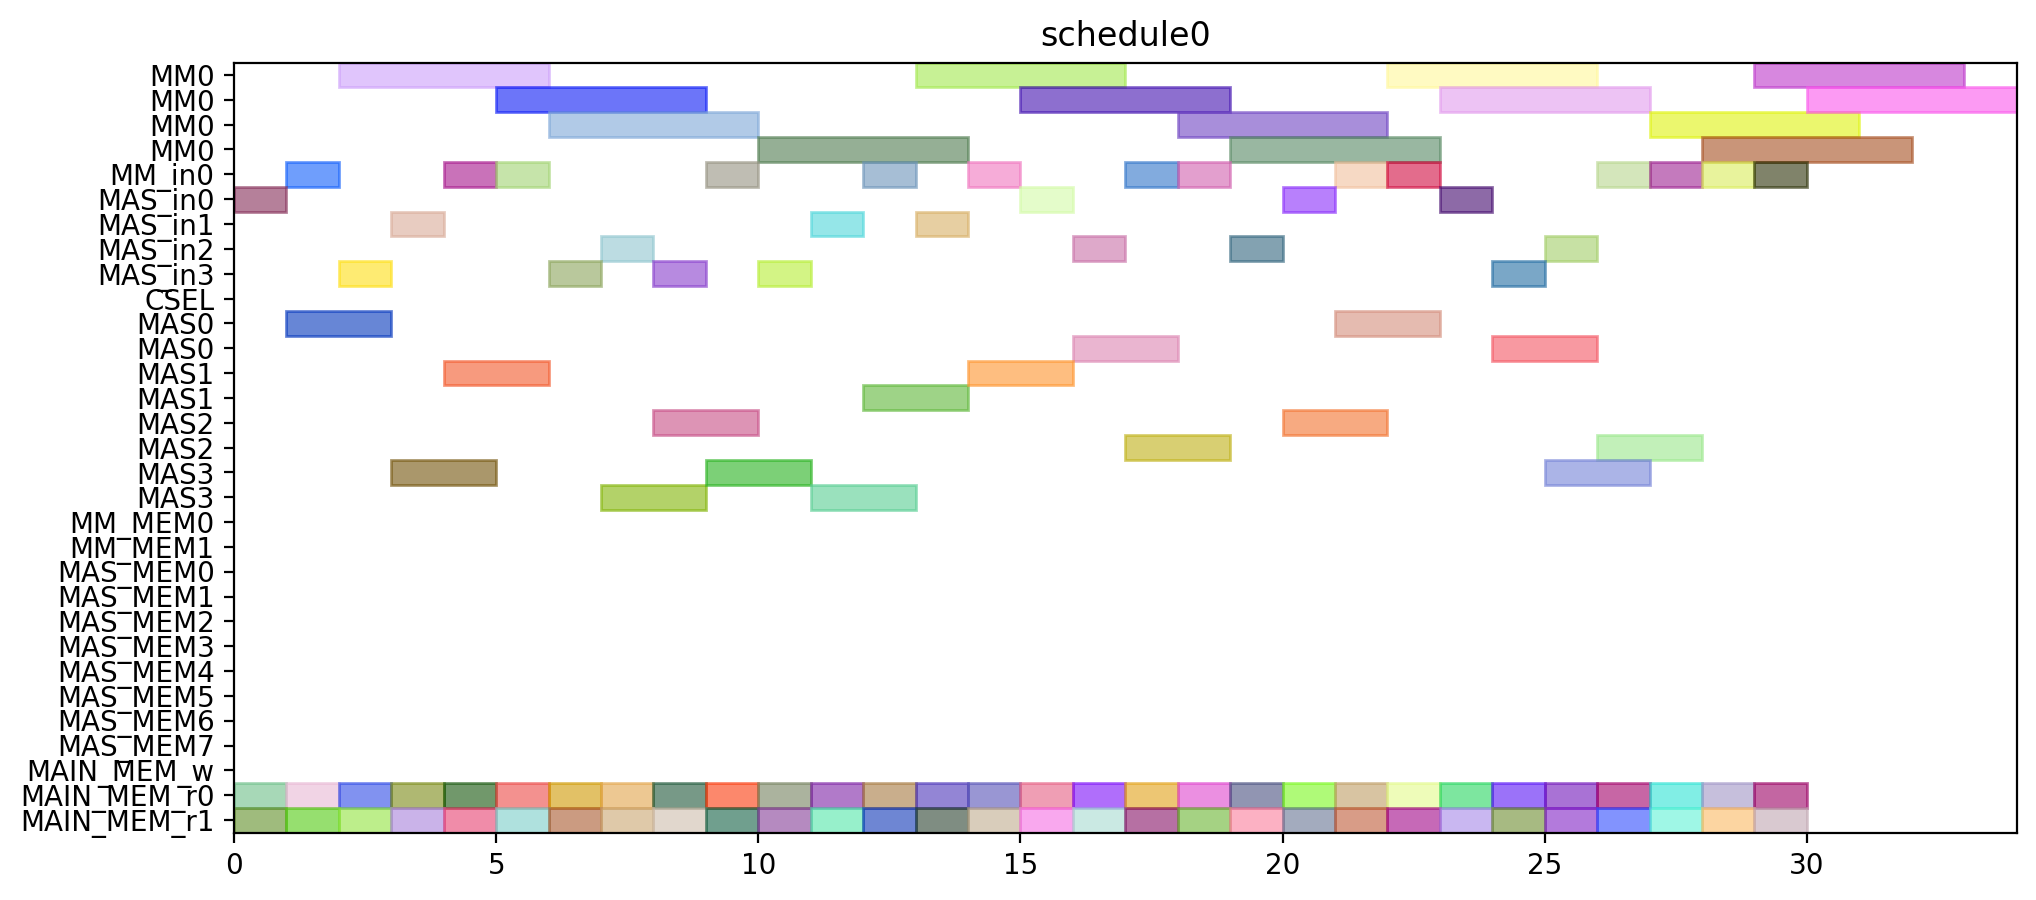

This figure's Python source:
from pyschedule import Scenario, solvers, plotters, alt


def solve():
	horizon = 120
	S = Scenario("schedule0", horizon=horizon)

	# resource
	MM = S.Resources('MM', num=1, size=4)
	MM_in = S.Resources('MM_in', num=1)
	MAS_in = S.Resources('MAS_in', num=4)
	CSEL = S.Resource('CSEL')
	MAS = S.Resources('MAS', num=4, size=2, periods=range(1, horizon))
	MM_MEM = S.Resources('MM_MEM', num=2)
	MAS_MEM = S.Resources('MAS_MEM', num=8)
	MAIN_MEM_w = S.Resource('MAIN_MEM_w', size=1)
	MAIN_MEM_r = S.Resources('MAIN_MEM_r', num=2)

	# result of previous scheduling

	# new tasks
	r1_t0 = S.Task('r1_t0', length=4, delay_cost=1)
	r1_t0 += alt(MM)
	r1_t0_in = S.Task('r1_t0_in', length=1, delay_cost=1)
	r1_t0_in += alt(MM_in)
	S += r1_t0_in*MM_in[0]<=r1_t0*MM[0]
	r1_t0_mem0 = S.Task('r1_t0_mem0', length=1, delay_cost=1)
	r1_t0_mem0 += MAIN_MEM_r[0]
	S += r1_t0_mem0 <= r1_t0

	r1_t0_mem1 = S.Task('r1_t0_mem1', length=1, delay_cost=1)
	r1_t0_mem1 += MAIN_MEM_r[1]
	S += r1_t0_mem1 <= r1_t0

	r1_t1 = S.Task('r1_t1', length=4, delay_cost=1)
	r1_t1 += alt(MM)
	r1_t1_in = S.Task('r1_t1_in', length=1, delay_cost=1)
	r1_t1_in += alt(MM_in)
	S += r1_t1_in*MM_in[0]<=r1_t1*MM[0]
	r1_t1_mem0 = S.Task('r1_t1_mem0', length=1, delay_cost=1)
	r1_t1_mem0 += MAIN_MEM_r[0]
	S += r1_t1_mem0 <= r1_t1

	r1_t1_mem1 = S.Task('r1_t1_mem1', length=1, delay_cost=1)
	r1_t1_mem1 += MAIN_MEM_r[1]
	S += r1_t1_mem1 <= r1_t1

	r1_t2 = S.Task('r1_t2', length=2, delay_cost=1)
	r1_t2 += alt(MAS)
	r1_t2_in = S.Task('r1_t2_in', length=1, delay_cost=1)
	r1_t2_in += alt(MAS_in)
	S += r1_t2_in*MAS_in[0]<=r1_t2*MAS[0]

	S += r1_t2_in*MAS_in[1]<=r1_t2*MAS[1]

	S += r1_t2_in*MAS_in[2]<=r1_t2*MAS[2]

	S += r1_t2_in*MAS_in[3]<=r1_t2*MAS[3]

	r1_t2_mem0 = S.Task('r1_t2_mem0', length=1, delay_cost=1)
	r1_t2_mem0 += MAIN_MEM_r[0]
	S += r1_t2_mem0 <= r1_t2

	r1_t2_mem1 = S.Task('r1_t2_mem1', length=1, delay_cost=1)
	r1_t2_mem1 += MAIN_MEM_r[1]
	S += r1_t2_mem1 <= r1_t2

	r1_t3 = S.Task('r1_t3', length=2, delay_cost=1)
	r1_t3 += alt(MAS)
	r1_t3_in = S.Task('r1_t3_in', length=1, delay_cost=1)
	r1_t3_in += alt(MAS_in)
	S += r1_t3_in*MAS_in[0]<=r1_t3*MAS[0]

	S += r1_t3_in*MAS_in[1]<=r1_t3*MAS[1]

	S += r1_t3_in*MAS_in[2]<=r1_t3*MAS[2]

	S += r1_t3_in*MAS_in[3]<=r1_t3*MAS[3]

	r1_t3_mem0 = S.Task('r1_t3_mem0', length=1, delay_cost=1)
	r1_t3_mem0 += MAIN_MEM_r[0]
	S += r1_t3_mem0 <= r1_t3

	r1_t3_mem1 = S.Task('r1_t3_mem1', length=1, delay_cost=1)
	r1_t3_mem1 += MAIN_MEM_r[1]
	S += r1_t3_mem1 <= r1_t3

	r3_t0 = S.Task('r3_t0', length=4, delay_cost=1)
	r3_t0 += alt(MM)
	r3_t0_in = S.Task('r3_t0_in', length=1, delay_cost=1)
	r3_t0_in += alt(MM_in)
	S += r3_t0_in*MM_in[0]<=r3_t0*MM[0]
	r3_t0_mem0 = S.Task('r3_t0_mem0', length=1, delay_cost=1)
	r3_t0_mem0 += MAIN_MEM_r[0]
	S += r3_t0_mem0 <= r3_t0

	r3_t0_mem1 = S.Task('r3_t0_mem1', length=1, delay_cost=1)
	r3_t0_mem1 += MAIN_MEM_r[1]
	S += r3_t0_mem1 <= r3_t0

	r3_t1 = S.Task('r3_t1', length=4, delay_cost=1)
	r3_t1 += alt(MM)
	r3_t1_in = S.Task('r3_t1_in', length=1, delay_cost=1)
	r3_t1_in += alt(MM_in)
	S += r3_t1_in*MM_in[0]<=r3_t1*MM[0]
	r3_t1_mem0 = S.Task('r3_t1_mem0', length=1, delay_cost=1)
	r3_t1_mem0 += MAIN_MEM_r[0]
	S += r3_t1_mem0 <= r3_t1

	r3_t1_mem1 = S.Task('r3_t1_mem1', length=1, delay_cost=1)
	r3_t1_mem1 += MAIN_MEM_r[1]
	S += r3_t1_mem1 <= r3_t1

	r3_t2 = S.Task('r3_t2', length=2, delay_cost=1)
	r3_t2 += alt(MAS)
	r3_t2_in = S.Task('r3_t2_in', length=1, delay_cost=1)
	r3_t2_in += alt(MAS_in)
	S += r3_t2_in*MAS_in[0]<=r3_t2*MAS[0]

	S += r3_t2_in*MAS_in[1]<=r3_t2*MAS[1]

	S += r3_t2_in*MAS_in[2]<=r3_t2*MAS[2]

	S += r3_t2_in*MAS_in[3]<=r3_t2*MAS[3]

	r3_t2_mem0 = S.Task('r3_t2_mem0', length=1, delay_cost=1)
	r3_t2_mem0 += MAIN_MEM_r[0]
	S += r3_t2_mem0 <= r3_t2

	r3_t2_mem1 = S.Task('r3_t2_mem1', length=1, delay_cost=1)
	r3_t2_mem1 += MAIN_MEM_r[1]
	S += r3_t2_mem1 <= r3_t2

	r3_t3 = S.Task('r3_t3', length=2, delay_cost=1)
	r3_t3 += alt(MAS)
	r3_t3_in = S.Task('r3_t3_in', length=1, delay_cost=1)
	r3_t3_in += alt(MAS_in)
	S += r3_t3_in*MAS_in[0]<=r3_t3*MAS[0]

	S += r3_t3_in*MAS_in[1]<=r3_t3*MAS[1]

	S += r3_t3_in*MAS_in[2]<=r3_t3*MAS[2]

	S += r3_t3_in*MAS_in[3]<=r3_t3*MAS[3]

	r3_t3_mem0 = S.Task('r3_t3_mem0', length=1, delay_cost=1)
	r3_t3_mem0 += MAIN_MEM_r[0]
	S += r3_t3_mem0 <= r3_t3

	r3_t3_mem1 = S.Task('r3_t3_mem1', length=1, delay_cost=1)
	r3_t3_mem1 += MAIN_MEM_r[1]
	S += r3_t3_mem1 <= r3_t3

	r4_t0 = S.Task('r4_t0', length=4, delay_cost=1)
	r4_t0 += alt(MM)
	r4_t0_in = S.Task('r4_t0_in', length=1, delay_cost=1)
	r4_t0_in += alt(MM_in)
	S += r4_t0_in*MM_in[0]<=r4_t0*MM[0]
	r4_t0_mem0 = S.Task('r4_t0_mem0', length=1, delay_cost=1)
	r4_t0_mem0 += MAIN_MEM_r[0]
	S += r4_t0_mem0 <= r4_t0

	r4_t0_mem1 = S.Task('r4_t0_mem1', length=1, delay_cost=1)
	r4_t0_mem1 += MAIN_MEM_r[1]
	S += r4_t0_mem1 <= r4_t0

	r4_t1 = S.Task('r4_t1', length=4, delay_cost=1)
	r4_t1 += alt(MM)
	r4_t1_in = S.Task('r4_t1_in', length=1, delay_cost=1)
	r4_t1_in += alt(MM_in)
	S += r4_t1_in*MM_in[0]<=r4_t1*MM[0]
	r4_t1_mem0 = S.Task('r4_t1_mem0', length=1, delay_cost=1)
	r4_t1_mem0 += MAIN_MEM_r[0]
	S += r4_t1_mem0 <= r4_t1

	r4_t1_mem1 = S.Task('r4_t1_mem1', length=1, delay_cost=1)
	r4_t1_mem1 += MAIN_MEM_r[1]
	S += r4_t1_mem1 <= r4_t1

	r4_t2 = S.Task('r4_t2', length=2, delay_cost=1)
	r4_t2 += alt(MAS)
	r4_t2_in = S.Task('r4_t2_in', length=1, delay_cost=1)
	r4_t2_in += alt(MAS_in)
	S += r4_t2_in*MAS_in[0]<=r4_t2*MAS[0]

	S += r4_t2_in*MAS_in[1]<=r4_t2*MAS[1]

	S += r4_t2_in*MAS_in[2]<=r4_t2*MAS[2]

	S += r4_t2_in*MAS_in[3]<=r4_t2*MAS[3]

	r4_t2_mem0 = S.Task('r4_t2_mem0', length=1, delay_cost=1)
	r4_t2_mem0 += MAIN_MEM_r[0]
	S += r4_t2_mem0 <= r4_t2

	r4_t2_mem1 = S.Task('r4_t2_mem1', length=1, delay_cost=1)
	r4_t2_mem1 += MAIN_MEM_r[1]
	S += r4_t2_mem1 <= r4_t2

	r4_t3 = S.Task('r4_t3', length=2, delay_cost=1)
	r4_t3 += alt(MAS)
	r4_t3_in = S.Task('r4_t3_in', length=1, delay_cost=1)
	r4_t3_in += alt(MAS_in)
	S += r4_t3_in*MAS_in[0]<=r4_t3*MAS[0]

	S += r4_t3_in*MAS_in[1]<=r4_t3*MAS[1]

	S += r4_t3_in*MAS_in[2]<=r4_t3*MAS[2]

	S += r4_t3_in*MAS_in[3]<=r4_t3*MAS[3]

	r4_t3_mem0 = S.Task('r4_t3_mem0', length=1, delay_cost=1)
	r4_t3_mem0 += MAIN_MEM_r[0]
	S += r4_t3_mem0 <= r4_t3

	r4_t3_mem1 = S.Task('r4_t3_mem1', length=1, delay_cost=1)
	r4_t3_mem1 += MAIN_MEM_r[1]
	S += r4_t3_mem1 <= r4_t3

	r5_t0 = S.Task('r5_t0', length=4, delay_cost=1)
	r5_t0 += alt(MM)
	r5_t0_in = S.Task('r5_t0_in', length=1, delay_cost=1)
	r5_t0_in += alt(MM_in)
	S += r5_t0_in*MM_in[0]<=r5_t0*MM[0]
	r5_t0_mem0 = S.Task('r5_t0_mem0', length=1, delay_cost=1)
	r5_t0_mem0 += MAIN_MEM_r[0]
	S += r5_t0_mem0 <= r5_t0

	r5_t0_mem1 = S.Task('r5_t0_mem1', length=1, delay_cost=1)
	r5_t0_mem1 += MAIN_MEM_r[1]
	S += r5_t0_mem1 <= r5_t0

	r5_t1 = S.Task('r5_t1', length=4, delay_cost=1)
	r5_t1 += alt(MM)
	r5_t1_in = S.Task('r5_t1_in', length=1, delay_cost=1)
	r5_t1_in += alt(MM_in)
	S += r5_t1_in*MM_in[0]<=r5_t1*MM[0]
	r5_t1_mem0 = S.Task('r5_t1_mem0', length=1, delay_cost=1)
	r5_t1_mem0 += MAIN_MEM_r[0]
	S += r5_t1_mem0 <= r5_t1

	r5_t1_mem1 = S.Task('r5_t1_mem1', length=1, delay_cost=1)
	r5_t1_mem1 += MAIN_MEM_r[1]
	S += r5_t1_mem1 <= r5_t1

	r5_t2 = S.Task('r5_t2', length=2, delay_cost=1)
	r5_t2 += alt(MAS)
	r5_t2_in = S.Task('r5_t2_in', length=1, delay_cost=1)
	r5_t2_in += alt(MAS_in)
	S += r5_t2_in*MAS_in[0]<=r5_t2*MAS[0]

	S += r5_t2_in*MAS_in[1]<=r5_t2*MAS[1]

	S += r5_t2_in*MAS_in[2]<=r5_t2*MAS[2]

	S += r5_t2_in*MAS_in[3]<=r5_t2*MAS[3]

	r5_t2_mem0 = S.Task('r5_t2_mem0', length=1, delay_cost=1)
	r5_t2_mem0 += MAIN_MEM_r[0]
	S += r5_t2_mem0 <= r5_t2

	r5_t2_mem1 = S.Task('r5_t2_mem1', length=1, delay_cost=1)
	r5_t2_mem1 += MAIN_MEM_r[1]
	S += r5_t2_mem1 <= r5_t2

	r5_t3 = S.Task('r5_t3', length=2, delay_cost=1)
	r5_t3 += alt(MAS)
	r5_t3_in = S.Task('r5_t3_in', length=1, delay_cost=1)
	r5_t3_in += alt(MAS_in)
	S += r5_t3_in*MAS_in[0]<=r5_t3*MAS[0]

	S += r5_t3_in*MAS_in[1]<=r5_t3*MAS[1]

	S += r5_t3_in*MAS_in[2]<=r5_t3*MAS[2]

	S += r5_t3_in*MAS_in[3]<=r5_t3*MAS[3]

	r5_t3_mem0 = S.Task('r5_t3_mem0', length=1, delay_cost=1)
	r5_t3_mem0 += MAIN_MEM_r[0]
	S += r5_t3_mem0 <= r5_t3

	r5_t3_mem1 = S.Task('r5_t3_mem1', length=1, delay_cost=1)
	r5_t3_mem1 += MAIN_MEM_r[1]
	S += r5_t3_mem1 <= r5_t3

	r6_t0 = S.Task('r6_t0', length=4, delay_cost=1)
	r6_t0 += alt(MM)
	r6_t0_in = S.Task('r6_t0_in', length=1, delay_cost=1)
	r6_t0_in += alt(MM_in)
	S += r6_t0_in*MM_in[0]<=r6_t0*MM[0]
	r6_t0_mem0 = S.Task('r6_t0_mem0', length=1, delay_cost=1)
	r6_t0_mem0 += MAIN_MEM_r[0]
	S += r6_t0_mem0 <= r6_t0

	r6_t0_mem1 = S.Task('r6_t0_mem1', length=1, delay_cost=1)
	r6_t0_mem1 += MAIN_MEM_r[1]
	S += r6_t0_mem1 <= r6_t0

	r6_t1 = S.Task('r6_t1', length=4, delay_cost=1)
	r6_t1 += alt(MM)
	r6_t1_in = S.Task('r6_t1_in', length=1, delay_cost=1)
	r6_t1_in += alt(MM_in)
	S += r6_t1_in*MM_in[0]<=r6_t1*MM[0]
	r6_t1_mem0 = S.Task('r6_t1_mem0', length=1, delay_cost=1)
	r6_t1_mem0 += MAIN_MEM_r[0]
	S += r6_t1_mem0 <= r6_t1

	r6_t1_mem1 = S.Task('r6_t1_mem1', length=1, delay_cost=1)
	r6_t1_mem1 += MAIN_MEM_r[1]
	S += r6_t1_mem1 <= r6_t1

	r6_t2 = S.Task('r6_t2', length=2, delay_cost=1)
	r6_t2 += alt(MAS)
	r6_t2_in = S.Task('r6_t2_in', length=1, delay_cost=1)
	r6_t2_in += alt(MAS_in)
	S += r6_t2_in*MAS_in[0]<=r6_t2*MAS[0]

	S += r6_t2_in*MAS_in[1]<=r6_t2*MAS[1]

	S += r6_t2_in*MAS_in[2]<=r6_t2*MAS[2]

	S += r6_t2_in*MAS_in[3]<=r6_t2*MAS[3]

	r6_t2_mem0 = S.Task('r6_t2_mem0', length=1, delay_cost=1)
	r6_t2_mem0 += MAIN_MEM_r[0]
	S += r6_t2_mem0 <= r6_t2

	r6_t2_mem1 = S.Task('r6_t2_mem1', length=1, delay_cost=1)
	r6_t2_mem1 += MAIN_MEM_r[1]
	S += r6_t2_mem1 <= r6_t2

	r6_t3 = S.Task('r6_t3', length=2, delay_cost=1)
	r6_t3 += alt(MAS)
	r6_t3_in = S.Task('r6_t3_in', length=1, delay_cost=1)
	r6_t3_in += alt(MAS_in)
	S += r6_t3_in*MAS_in[0]<=r6_t3*MAS[0]

	S += r6_t3_in*MAS_in[1]<=r6_t3*MAS[1]

	S += r6_t3_in*MAS_in[2]<=r6_t3*MAS[2]

	S += r6_t3_in*MAS_in[3]<=r6_t3*MAS[3]

	r6_t3_mem0 = S.Task('r6_t3_mem0', length=1, delay_cost=1)
	r6_t3_mem0 += MAIN_MEM_r[0]
	S += r6_t3_mem0 <= r6_t3

	r6_t3_mem1 = S.Task('r6_t3_mem1', length=1, delay_cost=1)
	r6_t3_mem1 += MAIN_MEM_r[1]
	S += r6_t3_mem1 <= r6_t3

	r9_t2 = S.Task('r9_t2', length=2, delay_cost=1)
	r9_t2 += alt(MAS)
	r9_t2_in = S.Task('r9_t2_in', length=1, delay_cost=1)
	r9_t2_in += alt(MAS_in)
	S += r9_t2_in*MAS_in[0]<=r9_t2*MAS[0]

	S += r9_t2_in*MAS_in[1]<=r9_t2*MAS[1]

	S += r9_t2_in*MAS_in[2]<=r9_t2*MAS[2]

	S += r9_t2_in*MAS_in[3]<=r9_t2*MAS[3]

	r9_t2_mem0 = S.Task('r9_t2_mem0', length=1, delay_cost=1)
	r9_t2_mem0 += MAIN_MEM_r[0]
	S += r9_t2_mem0 <= r9_t2

	r9_t2_mem1 = S.Task('r9_t2_mem1', length=1, delay_cost=1)
	r9_t2_mem1 += MAIN_MEM_r[1]
	S += r9_t2_mem1 <= r9_t2

	r12_t0 = S.Task('r12_t0', length=4, delay_cost=1)
	r12_t0 += alt(MM)
	r12_t0_in = S.Task('r12_t0_in', length=1, delay_cost=1)
	r12_t0_in += alt(MM_in)
	S += r12_t0_in*MM_in[0]<=r12_t0*MM[0]
	r12_t0_mem0 = S.Task('r12_t0_mem0', length=1, delay_cost=1)
	r12_t0_mem0 += MAIN_MEM_r[0]
	S += r12_t0_mem0 <= r12_t0

	r12_t0_mem1 = S.Task('r12_t0_mem1', length=1, delay_cost=1)
	r12_t0_mem1 += MAIN_MEM_r[1]
	S += r12_t0_mem1 <= r12_t0

	r12_t1 = S.Task('r12_t1', length=4, delay_cost=1)
	r12_t1 += alt(MM)
	r12_t1_in = S.Task('r12_t1_in', length=1, delay_cost=1)
	r12_t1_in += alt(MM_in)
	S += r12_t1_in*MM_in[0]<=r12_t1*MM[0]
	r12_t1_mem0 = S.Task('r12_t1_mem0', length=1, delay_cost=1)
	r12_t1_mem0 += MAIN_MEM_r[0]
	S += r12_t1_mem0 <= r12_t1

	r12_t1_mem1 = S.Task('r12_t1_mem1', length=1, delay_cost=1)
	r12_t1_mem1 += MAIN_MEM_r[1]
	S += r12_t1_mem1 <= r12_t1

	r12_t2 = S.Task('r12_t2', length=2, delay_cost=1)
	r12_t2 += alt(MAS)
	r12_t2_in = S.Task('r12_t2_in', length=1, delay_cost=1)
	r12_t2_in += alt(MAS_in)
	S += r12_t2_in*MAS_in[0]<=r12_t2*MAS[0]

	S += r12_t2_in*MAS_in[1]<=r12_t2*MAS[1]

	S += r12_t2_in*MAS_in[2]<=r12_t2*MAS[2]

	S += r12_t2_in*MAS_in[3]<=r12_t2*MAS[3]

	r12_t2_mem0 = S.Task('r12_t2_mem0', length=1, delay_cost=1)
	r12_t2_mem0 += MAIN_MEM_r[0]
	S += r12_t2_mem0 <= r12_t2

	r12_t2_mem1 = S.Task('r12_t2_mem1', length=1, delay_cost=1)
	r12_t2_mem1 += MAIN_MEM_r[1]
	S += r12_t2_mem1 <= r12_t2

	r12_t3 = S.Task('r12_t3', length=2, delay_cost=1)
	r12_t3 += alt(MAS)
	r12_t3_in = S.Task('r12_t3_in', length=1, delay_cost=1)
	r12_t3_in += alt(MAS_in)
	S += r12_t3_in*MAS_in[0]<=r12_t3*MAS[0]

	S += r12_t3_in*MAS_in[1]<=r12_t3*MAS[1]

	S += r12_t3_in*MAS_in[2]<=r12_t3*MAS[2]

	S += r12_t3_in*MAS_in[3]<=r12_t3*MAS[3]

	r12_t3_mem0 = S.Task('r12_t3_mem0', length=1, delay_cost=1)
	r12_t3_mem0 += MAIN_MEM_r[0]
	S += r12_t3_mem0 <= r12_t3

	r12_t3_mem1 = S.Task('r12_t3_mem1', length=1, delay_cost=1)
	r12_t3_mem1 += MAIN_MEM_r[1]
	S += r12_t3_mem1 <= r12_t3

	r13_t0 = S.Task('r13_t0', length=4, delay_cost=1)
	r13_t0 += alt(MM)
	r13_t0_in = S.Task('r13_t0_in', length=1, delay_cost=1)
	r13_t0_in += alt(MM_in)
	S += r13_t0_in*MM_in[0]<=r13_t0*MM[0]
	r13_t0_mem0 = S.Task('r13_t0_mem0', length=1, delay_cost=1)
	r13_t0_mem0 += MAIN_MEM_r[0]
	S += r13_t0_mem0 <= r13_t0

	r13_t0_mem1 = S.Task('r13_t0_mem1', length=1, delay_cost=1)
	r13_t0_mem1 += MAIN_MEM_r[1]
	S += r13_t0_mem1 <= r13_t0

	r13_t1 = S.Task('r13_t1', length=4, delay_cost=1)
	r13_t1 += alt(MM)
	r13_t1_in = S.Task('r13_t1_in', length=1, delay_cost=1)
	r13_t1_in += alt(MM_in)
	S += r13_t1_in*MM_in[0]<=r13_t1*MM[0]
	r13_t1_mem0 = S.Task('r13_t1_mem0', length=1, delay_cost=1)
	r13_t1_mem0 += MAIN_MEM_r[0]
	S += r13_t1_mem0 <= r13_t1

	r13_t1_mem1 = S.Task('r13_t1_mem1', length=1, delay_cost=1)
	r13_t1_mem1 += MAIN_MEM_r[1]
	S += r13_t1_mem1 <= r13_t1

	r13_t2 = S.Task('r13_t2', length=2, delay_cost=1)
	r13_t2 += alt(MAS)
	r13_t2_in = S.Task('r13_t2_in', length=1, delay_cost=1)
	r13_t2_in += alt(MAS_in)
	S += r13_t2_in*MAS_in[0]<=r13_t2*MAS[0]

	S += r13_t2_in*MAS_in[1]<=r13_t2*MAS[1]

	S += r13_t2_in*MAS_in[2]<=r13_t2*MAS[2]

	S += r13_t2_in*MAS_in[3]<=r13_t2*MAS[3]

	r13_t2_mem0 = S.Task('r13_t2_mem0', length=1, delay_cost=1)
	r13_t2_mem0 += MAIN_MEM_r[0]
	S += r13_t2_mem0 <= r13_t2

	r13_t2_mem1 = S.Task('r13_t2_mem1', length=1, delay_cost=1)
	r13_t2_mem1 += MAIN_MEM_r[1]
	S += r13_t2_mem1 <= r13_t2

	r13_t3 = S.Task('r13_t3', length=2, delay_cost=1)
	r13_t3 += alt(MAS)
	r13_t3_in = S.Task('r13_t3_in', length=1, delay_cost=1)
	r13_t3_in += alt(MAS_in)
	S += r13_t3_in*MAS_in[0]<=r13_t3*MAS[0]

	S += r13_t3_in*MAS_in[1]<=r13_t3*MAS[1]

	S += r13_t3_in*MAS_in[2]<=r13_t3*MAS[2]

	S += r13_t3_in*MAS_in[3]<=r13_t3*MAS[3]

	r13_t3_mem0 = S.Task('r13_t3_mem0', length=1, delay_cost=1)
	r13_t3_mem0 += MAIN_MEM_r[0]
	S += r13_t3_mem0 <= r13_t3

	r13_t3_mem1 = S.Task('r13_t3_mem1', length=1, delay_cost=1)
	r13_t3_mem1 += MAIN_MEM_r[1]
	S += r13_t3_mem1 <= r13_t3

	r16_t3 = S.Task('r16_t3', length=2, delay_cost=1)
	r16_t3 += alt(MAS)
	r16_t3_in = S.Task('r16_t3_in', length=1, delay_cost=1)
	r16_t3_in += alt(MAS_in)
	S += r16_t3_in*MAS_in[0]<=r16_t3*MAS[0]

	S += r16_t3_in*MAS_in[1]<=r16_t3*MAS[1]

	S += r16_t3_in*MAS_in[2]<=r16_t3*MAS[2]

	S += r16_t3_in*MAS_in[3]<=r16_t3*MAS[3]

	r16_t3_mem0 = S.Task('r16_t3_mem0', length=1, delay_cost=1)
	r16_t3_mem0 += MAIN_MEM_r[0]
	S += r16_t3_mem0 <= r16_t3

	r16_t3_mem1 = S.Task('r16_t3_mem1', length=1, delay_cost=1)
	r16_t3_mem1 += MAIN_MEM_r[1]
	S += r16_t3_mem1 <= r16_t3

	solvers.mip.solve(S,msg=1,kind='CPLEX',ratio_gap=1.01)

	solution = [['hoge']*len(S.solution()[1]) for i in range(len(S.solution()))]
	for i in range(len(S.solution())):
		for j in range(len(S.solution()[i])):
			solution[i][j]=str(S.solution()[i][j])
	print(solution)

	cycles = int(solution[-1][3])

	pic_file_name = "/home/mfukuda/ABE/multiRAM_multiMAS_16mux/scheduling_result/stage4MM1_stage2MAS4/EP2_YRECOVER/schedule0.png"
	if(S.solution() != []):
		plotters.matplotlib.plot(S,img_filename=pic_file_name, show_task_labels=False, fig_size=(cycles*0.25+3, 5))

	return solution
